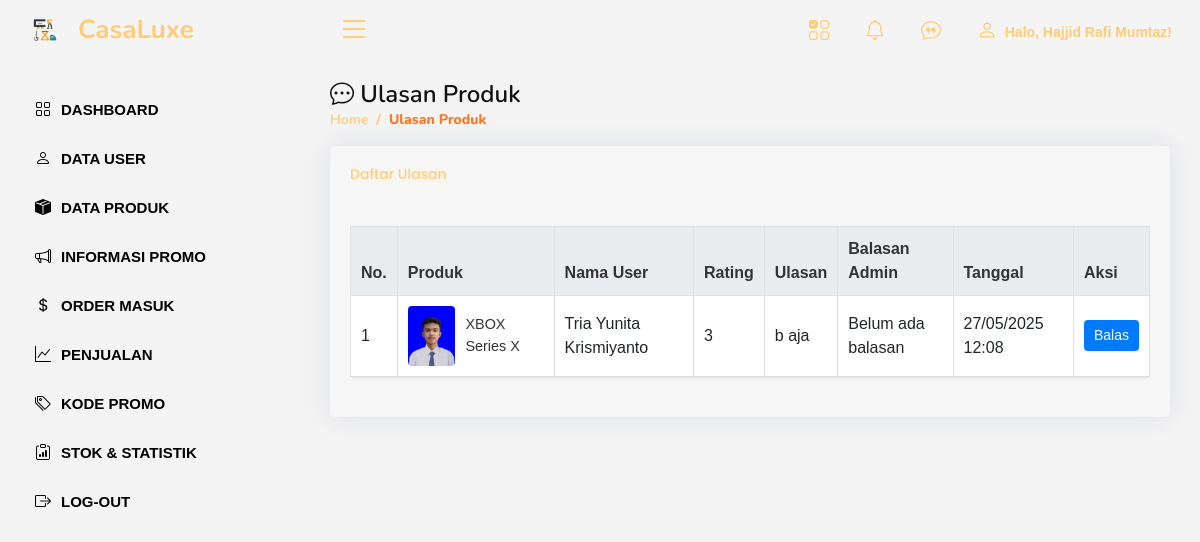
The page /admin/review.php (signed in) on the database as committed earlier.
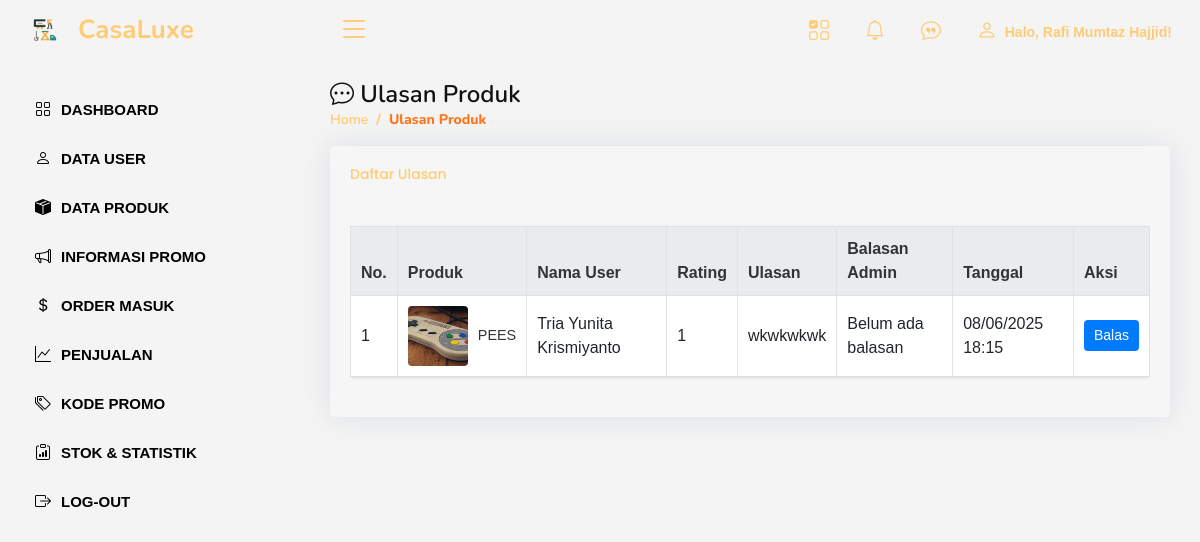
The same page on the database as committed later.
### tables this page shows
CREATE TABLE `review_produk` (
  `id_review` int(11) NOT NULL,
  `id_user` int(11) NOT NULL,
  `id_produk` int(11) NOT NULL,
  `id_pesanan` int(11) NOT NULL,
  `rating_produk` int(11) NOT NULL,
  `rating_pelayanan` int(11) NOT NULL,
  `rating_pengiriman` int(11) NOT NULL,
  `komentar` text DEFAULT NULL,
  `komentar_admin` varchar(255) DEFAULT NULL,
  `tanggal_review` datetime DEFAULT current_timestamp(),
  `notifikasi_status` tinyint(1) NOT NULL DEFAULT 0
);

CREATE TABLE `produk` (
  `id_produk` int(11) NOT NULL,
  `nama_produk` varchar(255) NOT NULL,
  `deskripsi` text NOT NULL,
  `harga` decimal(10,2) NOT NULL,
  `stok` int(11) NOT NULL,
  `id_kategori` int(11) NOT NULL,
  `created_at` datetime NOT NULL,
  `updated_at` datetime NOT NULL,
  `gambar` varchar(255) NOT NULL
);

CREATE TABLE `user` (
  `id_user` int(11) NOT NULL,
  `nama` varchar(255) NOT NULL,
  `email` varchar(255) NOT NULL,
  `password` varchar(255) NOT NULL,
  `no_tlp` varchar(50) DEFAULT NULL,
  `alamat` text DEFAULT NULL,
  `level` enum('admin','user') NOT NULL,
  `foto` varchar(255) NOT NULL,
  `active` datetime DEFAULT NULL
);

### admin/review.php (the view, shortened to what the changed rows need)
<?php
include('../db.php');
$sql = "SELECT rp.id_review, rp.id_produk, rp.rating_produk, rp.komentar, rp.tanggal_review, rp.komentar_admin,
        p.nama_produk, p.gambar, u.nama
        FROM review_produk rp
        JOIN produk p ON rp.id_produk = p.id_produk
        JOIN user u ON rp.id_user = u.id_user
        ORDER BY rp.tanggal_review DESC";
$result = mysqli_query($kon, $sql);
if ($result) {
    $reviews = mysqli_fetch_all($result, MYSQLI_ASSOC);
} else {
    $errorMessage = "Gagal mengambil data ulasan: " . mysqli_error($kon);
    $reviews = [];
}
?>
<!DOCTYPE html>
<html lang="en">
<head>
    <link href="../assets/vendor/bootstrap/css/bootstrap.min.css" rel="stylesheet">
    <link href="../assets/vendor/bootstrap-icons/bootstrap-icons.css" rel="stylesheet">
    <link href="../assets/vendor/boxicons/css/boxicons.min.css" rel="stylesheet">
    <link href="../assets/vendor/quill/quill.snow.css" rel="stylesheet">
    <link href="../assets/vendor/quill/quill.bubble.css" rel="stylesheet">
    <link href="../assets/vendor/remixicon/remixicon.css" rel="stylesheet">
    <link href="../assets/vendor/simple-datatables/style.css" rel="stylesheet">
    <link href="../assets/css/style.css" rel="stylesheet">
</head>
<body>
    <?php require "atas.php"; ?>
    <main id="main" class="main">
        <div class="pagetitle">
            <h1><i class="bi bi-chat-dots"></i> Ulasan Produk</h1>
        </div>
        <section class="section">
            <div class="row">
                <div class="col-lg-12">
                    <div class="card">
                        <div class="card-body">
                            <div class="table-responsive">
                                <table class="table table-bordered">
                                    <thead>
                                        <tr>
                                            <th>No.</th>
                                            <th>Produk</th>
                                            <th>Nama User</th>
                                            <th>Rating</th>
                                            <th>Ulasan</th>
                                            <th>Balasan Admin</th>
                                            <th>Tanggal</th>
                                            <th>Aksi</th>
                                        </tr>
                                    </thead>
                                    <tbody>
                                        <?php foreach ($reviews as $index => $review): ?>
                                            <tr>
                                                <td><?= $index + 1; ?></td>
                                                <td>
                                                    <div class="product-container">
                                                        <img src="../uploads/<?= htmlspecialchars($review['gambar']); ?>"
                                                             alt="<?= htmlspecialchars($review['nama_produk']); ?>"
                                                             class="product-img">
                                                        <div class="product-name">
                                                            <?= htmlspecialchars($review['nama_produk']); ?>
                                                        </div>
                                                    </div>
                                                </td>
                                                <td><?= htmlspecialchars($review['nama']); ?></td>
                                                <td><?= htmlspecialchars($review['rating_produk']); ?></td>
                                                <td><?= htmlspecialchars($review['komentar']); ?></td>
                                                <td>
                                                    <?php if (empty($review['komentar_admin'])): ?>
                                                        Belum ada balasan
                                                    <?php else: ?>
                                                        <?= htmlspecialchars($review['komentar_admin']); ?>
                                                    <?php endif; ?>
                                                </td>
                                                <td><?= date('d/m/Y H:i', strtotime($review['tanggal_review'])); ?></td>
                                                <td>
                                                    <button class="btn btn-primary btn-sm" data-bs-toggle="modal" data-bs-target="#responseModal<?= $review['id_review']; ?>">
                                                        Balas
                                                    </button>
                                                </td>
                                            </tr>
                                        <?php endforeach; ?>
                                    </tbody>
                                </table>
                            </div>
                        </div>
                    </div>
                </div>
            </div>
        </section>
    </main>
</body>
</html>

### admin/atas.php (shortened to what the changed rows need)
<header id="header" class="header fixed-top d-flex align-items-center">
  <div class="container-fluid d-flex align-items-center justify-content-between">
    <nav class="header-nav">
      <ul class="d-flex align-items-center mb-0">
        <li class="nav-item pe-3">
          <a class="nav-link nav-profile d-flex align-items-center pe-0" href="profil.php">
            <span class="d-none d-md-block ps-2"><i style="font-size: 20px" class="bi bi-person"></i>&nbsp; Halo, <?= $_SESSION["admin"] ?>!</span>
          </a>
        </li>
      </ul>
    </nav>
  </div>
</header>

Rows that differ between the two databases and show on the page:
changed review_produk "Tria Yunita Krismiyanto": id_produk.gambar: a different picture; id_produk.nama_produk "XBOX Series X" → "PEES"; rating_produk "3" → "1"; komentar "b aja" → "wkwkwkwk"; tanggal_review "27/05/2025 12:08" → "08/06/2025 18:15"
Other text that changed with them:
$_SESSION["admin"]: "Hajjid Rafi Mumtaz" → "Rafi Mumtaz Hajjid"
